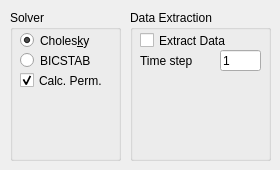
        <widget class="QWidget" name="tab_8">
         <attribute name="title">
          <string>Misc</string>
         </attribute>
         <widget class="QGroupBox" name="groupBox_21">
          <property name="geometry">
           <rect>
            <x>10</x>
            <y>10</y>
            <width>111</width>
            <height>151</height>
           </rect>
          </property>
          <property name="title">
           <string>Solver</string>
          </property>
          <property name="flat">
           <bool>true</bool>
          </property>
          <widget class="QRadioButton" name="choleskyRadioButton">
           <property name="geometry">
            <rect>
             <x>10</x>
             <y>20</y>
             <width>101</width>
             <height>21</height>
            </rect>
           </property>
           <property name="text">
            <string>Choles&amp;ky</string>
           </property>
           <property name="checked">
            <bool>true</bool>
           </property>
          </widget>
          <widget class="QRadioButton" name="bicstabRadioButton">
           <property name="geometry">
            <rect>
             <x>10</x>
             <y>40</y>
             <width>101</width>
             <height>21</height>
            </rect>
           </property>
           <property name="text">
            <string>BICSTAB</string>
           </property>
           <property name="checked">
            <bool>false</bool>
           </property>
          </widget>
          <widget class="QCheckBox" name="calcPermCheckBox">
           <property name="geometry">
            <rect>
             <x>10</x>
             <y>60</y>
             <width>101</width>
             <height>21</height>
            </rect>
           </property>
           <property name="text">
            <string>Calc. Perm.</string>
           </property>
           <property name="checked">
            <bool>true</bool>
           </property>
          </widget>
         </widget>
         <widget class="QGroupBox" name="groupBox_24">
          <property name="geometry">
           <rect>
            <x>130</x>
            <y>10</y>
            <width>141</width>
            <height>151</height>
           </rect>
          </property>
          <property name="title">
           <string>Data Extraction</string>
          </property>
          <property name="flat">
           <bool>true</bool>
          </property>
          <widget class="QLabel" name="oilWetFractionLabel_2">
           <property name="geometry">
            <rect>
             <x>10</x>
             <y>40</y>
             <width>81</width>
             <height>21</height>
            </rect>
           </property>
           <property name="text">
            <string>Time step</string>
           </property>
          </widget>
          <widget class="QCheckBox" name="extractDataCheckBox">
           <property name="geometry">
            <rect>
             <x>10</x>
             <y>20</y>
             <width>151</width>
             <height>21</height>
            </rect>
           </property>
           <property name="text">
            <string>Extract Data</string>
           </property>
          </widget>
          <widget class="QLineEdit" name="extractionTimeStepSpinBox">
           <property name="geometry">
            <rect>
             <x>90</x>
             <y>40</y>
             <width>41</width>
             <height>21</height>
            </rect>
           </property>
           <property name="text">
            <string>1</string>
           </property>
           <property name="placeholderText">
            <string>um</string>
           </property>
          </widget>
         </widget>
        </widget>
